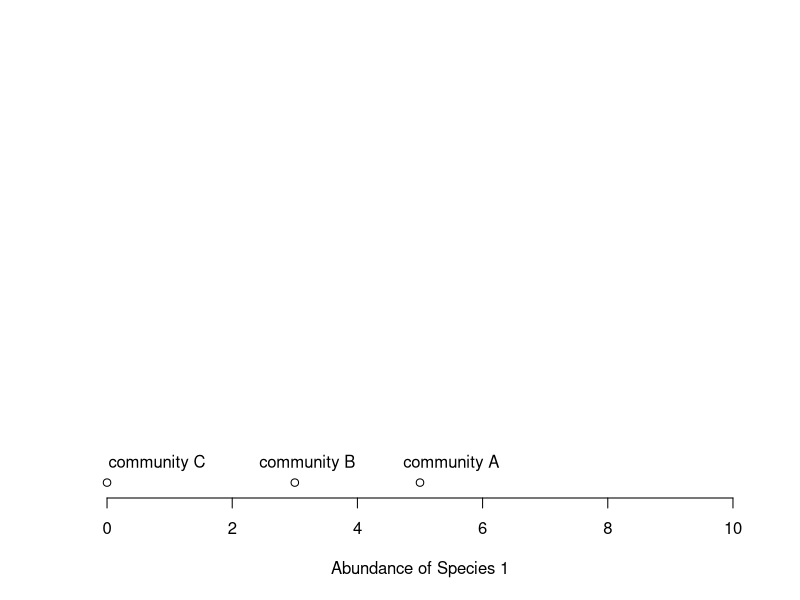
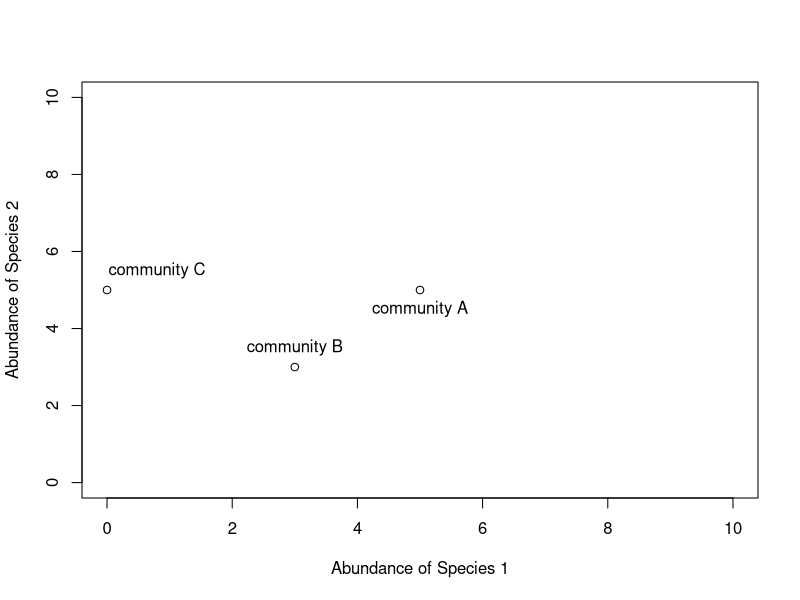
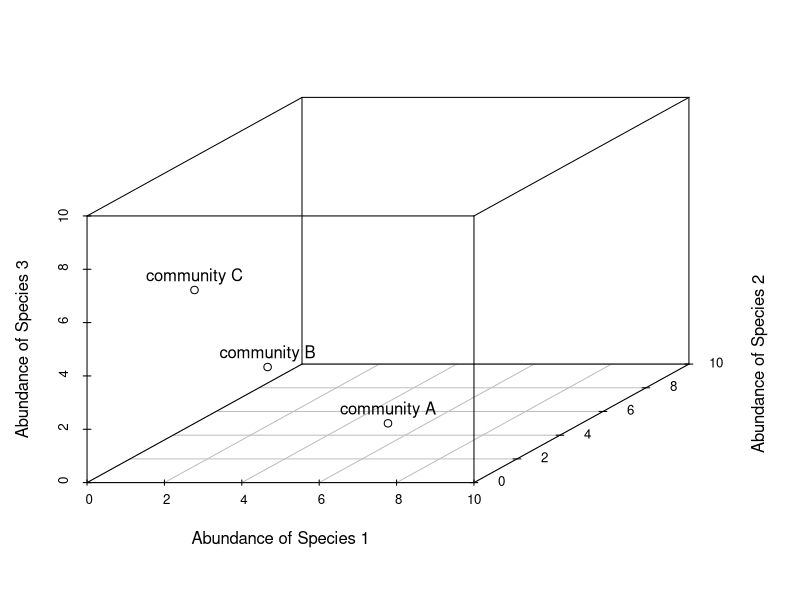

The R script that drew these images, in order:
## ---- chunk 1

{plot(0:10,0:10,type="n",axes=F,xlab="Abundance of Species 1",ylab="") 
  axis(1)
  points(5,0); text(5.5,0.5,labels="community A")
  points(3,0); text(3.2,0.5,labels="community B")
  points(0,0); text(0.8,0.5,labels="community C")}



{plot(0:10,0:10,type="n",xlab="Abundance of Species 1",
      ylab="Abundance of Species 2")
  points(5,5); text(5,4.5,labels="community A")
  points(3,3); text(3,3.5,labels="community B")
  points(0,5); text(0.8,5.5,labels="community C")}



library(scatterplot3d)
{d=scatterplot3d(0:10,0:10,0:10,type="n",xlab="Abundance of Species 1",
                 ylab="Abundance of Species 2",zlab="Abundance of Species 3"); d
  d$points3d(5,5,0); text(d$xyz.convert(5,5,0.5),labels="community A")
  d$points3d(3,3,3); text(d$xyz.convert(3,3,3.5),labels="community B")
  d$points3d(0,5,5); text(d$xyz.convert(0,5,5.5),labels="community C")}
